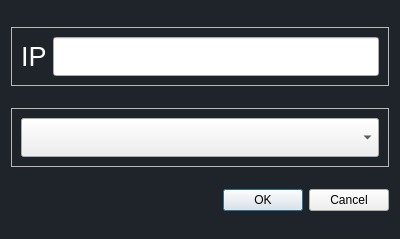
<?xml version="1.0" encoding="UTF-8"?>
<ui version="4.0">
 <class>Dialog</class>
 <widget class="QDialog" name="Dialog">
  <property name="windowModality">
   <enum>Qt::ApplicationModal</enum>
  </property>
  <property name="geometry">
   <rect>
    <x>0</x>
    <y>0</y>
    <width>400</width>
    <height>239</height>
   </rect>
  </property>
  <property name="windowTitle">
   <string>Settings</string>
  </property>
  <property name="styleSheet">
   <string notr="true">#Dialog {
	background-color: #1f232a;
}
#label {
	color: white;
}</string>
  </property>
  <layout class="QVBoxLayout" name="verticalLayout">
   <item>
    <widget class="QFrame" name="frame_2">
     <property name="sizePolicy">
      <sizepolicy hsizetype="Preferred" vsizetype="Maximum">
       <horstretch>0</horstretch>
       <verstretch>0</verstretch>
      </sizepolicy>
     </property>
     <property name="frameShape">
      <enum>QFrame::StyledPanel</enum>
     </property>
     <property name="frameShadow">
      <enum>QFrame::Raised</enum>
     </property>
     <layout class="QHBoxLayout" name="horizontalLayout">
      <item>
       <widget class="QLabel" name="label">
        <property name="font">
         <font>
          <pointsize>20</pointsize>
         </font>
        </property>
        <property name="text">
         <string>IP</string>
        </property>
       </widget>
      </item>
      <item>
       <widget class="QLineEdit" name="lineEdit">
        <property name="font">
         <font>
          <pointsize>20</pointsize>
         </font>
        </property>
       </widget>
      </item>
     </layout>
    </widget>
   </item>
   <item>
    <widget class="QFrame" name="frame">
     <property name="sizePolicy">
      <sizepolicy hsizetype="Preferred" vsizetype="Maximum">
       <horstretch>0</horstretch>
       <verstretch>0</verstretch>
      </sizepolicy>
     </property>
     <property name="frameShape">
      <enum>QFrame::StyledPanel</enum>
     </property>
     <property name="frameShadow">
      <enum>QFrame::Raised</enum>
     </property>
     <layout class="QHBoxLayout" name="horizontalLayout_2">
      <item>
       <widget class="QComboBox" name="comboBox">
        <property name="font">
         <font>
          <pointsize>20</pointsize>
         </font>
        </property>
       </widget>
      </item>
     </layout>
    </widget>
   </item>
   <item>
    <widget class="QDialogButtonBox" name="buttonBox">
     <property name="orientation">
      <enum>Qt::Horizontal</enum>
     </property>
     <property name="standardButtons">
      <set>QDialogButtonBox::Cancel|QDialogButtonBox::Ok</set>
     </property>
    </widget>
   </item>
  </layout>
 </widget>
 <resources/>
 <connections>
  <connection>
   <sender>buttonBox</sender>
   <signal>accepted()</signal>
   <receiver>Dialog</receiver>
   <slot>accept()</slot>
   <hints>
    <hint type="sourcelabel">
     <x>248</x>
     <y>254</y>
    </hint>
    <hint type="destinationlabel">
     <x>157</x>
     <y>274</y>
    </hint>
   </hints>
  </connection>
  <connection>
   <sender>buttonBox</sender>
   <signal>rejected()</signal>
   <receiver>Dialog</receiver>
   <slot>reject()</slot>
   <hints>
    <hint type="sourcelabel">
     <x>316</x>
     <y>260</y>
    </hint>
    <hint type="destinationlabel">
     <x>286</x>
     <y>274</y>
    </hint>
   </hints>
  </connection>
 </connections>
</ui>
